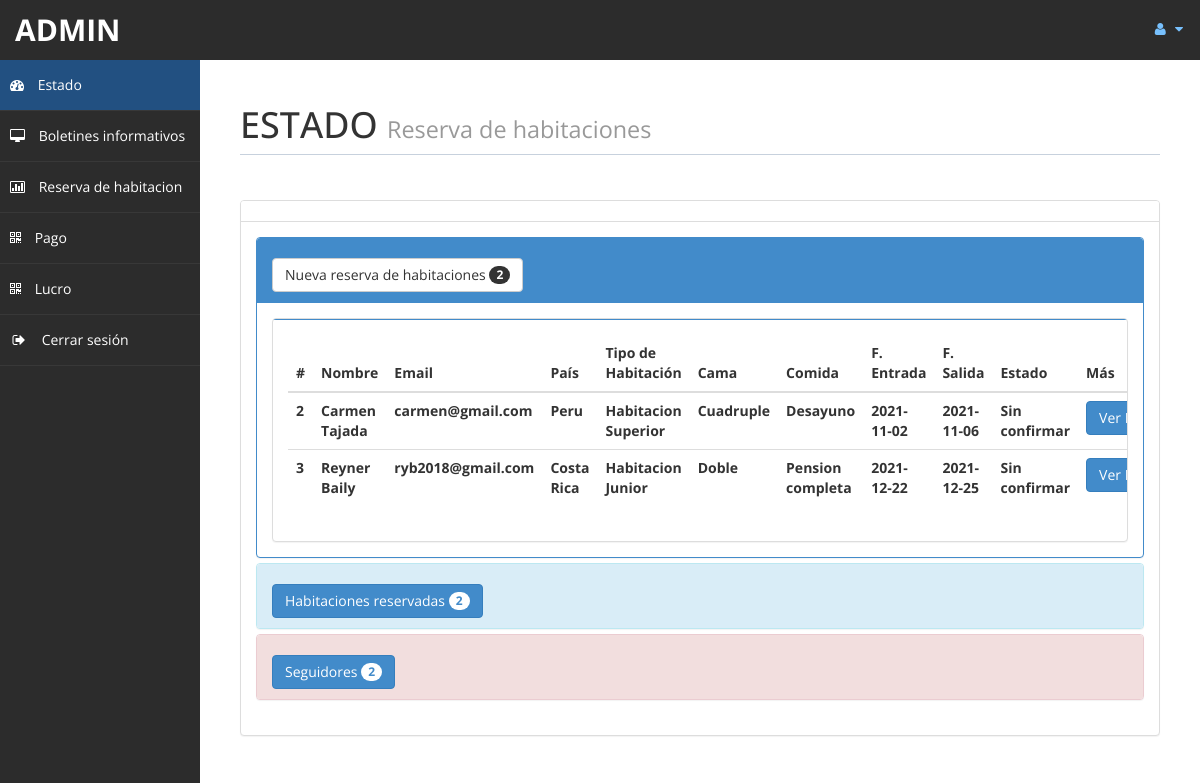
The page /admin/home.php (signed in) on the database its author committed.
### tables this page shows
CREATE TABLE `reservas` (
  `id` int(10) UNSIGNED NOT NULL,
  `id_cliente` int(10) UNSIGNED NOT NULL,
  `nro_habitacion` int(10) UNSIGNED NOT NULL,
  `comidas` varchar(30) DEFAULT NULL,
  `fecha_entrada` date DEFAULT NULL,
  `fecha_salida` date DEFAULT NULL,
  `estado` varchar(15) DEFAULT NULL,
  `cant_dias` int(11) DEFAULT NULL,
  
  CONSTRAINT PRIMARY KEY (`id`)

);

CREATE TABLE `clientes` (
  `id` int(10) UNSIGNED NOT NULL,
  `trato` varchar(5) DEFAULT NULL,
  `nombres` text,
  `apellidos` text,
  `email` varchar(200) DEFAULT NULL,
  `nacionalidad` varchar(50) DEFAULT NULL,
  `pais` varchar(40) DEFAULT NULL,
  `telef` text,
  
  CONSTRAINT PRIMARY KEY (`id`)
);

CREATE TABLE `habitaciones` (
  `id` int(10) UNSIGNED NOT NULL,                
  `tipo_habitacion` varchar(30) DEFAULT NULL,
  `tipo_cama` varchar(20) DEFAULT NULL,
  `estado_hab` varchar(20) DEFAULT NULL,

  CONSTRAINT PRIMARY KEY (`id`)

);

### admin/home.php (the view, shortened to what this page needs)
<!DOCTYPE html>
<html xmlns="http://www.w3.org/1999/xhtml">
<head>
    <link href="assets/css/bootstrap.css" rel="stylesheet" />
    <link href="assets/css/font-awesome.css" rel="stylesheet" />
    <link href="assets/js/morris/morris-0.4.3.min.css" rel="stylesheet" />
    <link href="assets/css/custom-styles.css" rel="stylesheet" />
</head>
<body>
    <div id="wrapper">
        <nav class="navbar navbar-default top-navbar" role="navigation">
            <div class="navbar-header">
                <a class="navbar-brand" href="home.php"> <?php echo $_SESSION["user"]; ?> </a>
            </div>
            <ul class="nav navbar-top-links navbar-right">
                <li class="dropdown">
                    <a class="dropdown-toggle" data-toggle="dropdown" href="#" aria-expanded="false">
                        <i class="fa fa-user fa-fw"></i> <i class="fa fa-caret-down"></i>
                    </a>
                </li>
            </ul>
        </nav>
        <nav class="navbar-default navbar-side" role="navigation">
            <div class="sidebar-collapse">
                <ul class="nav" id="main-menu">
                    <li>
                        <a class="active-menu" href="home.php"><i class="fa fa-dashboard"></i> Estado</a>
                    </li>
                    <li>
                        <a href="messages.php"><i class="fa fa-desktop"></i> Boletines informativos</a>
                    </li>
					<li>
                        <a href="roombook.php"><i class="fa fa-bar-chart-o"></i> Reserva de habitacion</a>
                    </li>
                    <li>
                        <a href="payment.php"><i class="fa fa-qrcode"></i> Pago</a>
                    </li>
                    <li>
                        <a  href="profit.php"><i class="fa fa-qrcode"></i> Lucro</a>
                    </li>
                    <li>
                        <a href="logout.php"><i class="fa fa-sign-out fa-fw"></i> Cerrar sesión</a>
                    </li>
                </ul>
            </div>
        </nav>
        <div id="page-wrapper">
            <div id="page-inner">
                <div class="row">
                    <div class="col-md-12">
                        <h1 class="page-header">
                            ESTADO <small>Reserva de habitaciones</small>
                        </h1>
                    </div>
                </div>
				<?php
                    include ('db.php');
                    $sql = "SELECT * FROM `reservas`";
                    $re = mysqli_query($con, $sql);
                    $c = 0;
                    while( $row=mysqli_fetch_array($re) ) {
                        $new = $row['estado'];
                        if($new=="Sin confirmar") {
                            $c = $c + 1;
                        }
                    }
				?>
				<div class="row">
                    <div class="col-md-12">
                        <div class="panel panel-default">
                            <div class="panel-heading"></div>
                            <div class="panel-body">
                                <div class="panel-group" id="accordion">
                                    <div class="panel panel-primary">
                                        <div class="panel-heading">
                                            <h4 class="panel-title">
                                                <a data-toggle="collapse" data-parent="#accordion" href="#collapseTwo">
                                                    <button class="btn btn-default" type="button">
                                                        Nueva reserva de habitaciones <span class="badge"><?php echo $c ; ?></span>
                                                    </button>
                                                </a>
                                            </h4>
                                        </div>
                                        <div id="collapseTwo" class="panel-collapse in" style="height: auto;">
                                            <div class="panel-body">
                                                <div class="panel panel-default">
                                                    <div class="panel-body">
                                                        <div class="table-responsive">
                                                        <table class="table">
                                                            <thead>
                                                                <tr>
                                                                    <th>#</th>
                                                                    <th>Nombre</th>
                                                                    <th>Email</th>
                                                                    <th>País</th>
                                                                    <th>Tipo de Habitación</th>
                                                                    <th>Cama</th>
                                                                    <th>Comida</th>
                                                                    <th>F. Entrada</th>
                                                                    <th>F. Salida</th>
                                                                    <th>Estado</th>
                                                                    <th>Más</th>
                                                                </tr>
                                                            </thead>
                                                            <tbody>
                                                            <?php
                                                                $tsql = "SELECT R.*, C.nombres, C.apellidos, C.email, C.pais, H.tipo_habitacion, H.tipo_cama FROM `reservas` R INNER JOIN `clientes` C ON R.id_cliente = C.id INNER JOIN `habitaciones` H on R.nro_habitacion = H.id";
                                                                $tre = mysqli_query($con, $tsql);
                                                                while( $trow=mysqli_fetch_array($tre) ) {
                                                                    $co = $trow['estado'];
                                                                    if($co== "Sin confirmar") {
                                                                        echo"<tr>
                                                                            <th>".$trow['id']."</th>
                                                                            <th>".$trow['nombres']." ".$trow['apellidos']."</th>
                                                                            <th>".$trow['email']."</th>
                                                                            <th>".$trow['pais']."</th>
                                                                            <th>".$trow['tipo_habitacion']."</th>
                                                                            <th>".$trow['tipo_cama']."</th>
                                                                            <th>".$trow['comidas']."</th>
                                                                            <th>".$trow['fecha_entrada']."</th>
                                                                            <th>".$trow['fecha_salida']."</th>
                                                                            <th>".$trow['estado']."</th>
                                                                            <th><a href='roombook.php?rid=".$trow['id']." ' class='btn btn-primary'>Ver Detalles</a></th>
                                                                            </tr>";
                                                                    }
                                                                }
                                                            ?>
                                                            </tbody>
                                                        </table>
                                                        </div>
                                                    </div>
                                                </div>
                                            </div>
                                        </div>
                                    </div>
                                    <?php
                                        $rsql = "SELECT * FROM `reservas`";
                                        $rre = mysqli_query($con,$rsql);
                                        $r =0;
                                        while( $row=mysqli_fetch_array($rre) ) {
                                            $br = $row['estado'];
                                            if($br=="Confirmado") {
                                                $r = $r + 1;
                                            }
                                        }
                                    ?>
                                    <div class="panel panel-info">
                                        <div class="panel-heading">
                                            <h4 class="panel-title">
                                                <a data-toggle="collapse" data-parent="#accordion" href="#collapseOne" class="collapsed">
                                                    <button class="btn btn-primary" type="button">
                                                        Habitaciones reservadas <span class="badge"><?php echo $r ; ?></span>
                                                    </button>
                                                </a>
                                            </h4>
                                        </div>
                                    </div>
                                    <?php
                                        $fsql = "SELECT * FROM `contacto`";
                                        $fre = mysqli_query($con, $fsql);
                                        $f = 0;
                                        while( $row=mysqli_fetch_array($fre) ){
                                            $f = $f + 1;
                                        }
                                    ?>
                                    <div class="panel panel-danger">
                                        <div class="panel-heading">
                                            <h4 class="panel-title">
                                                <a data-toggle="collapse" data-parent="#accordion" href="#collapseThree" class="collapsed">
                                                <button class="btn btn-primary" type="button">
                                                        Seguidores <span class="badge"><?php echo $f ; ?></span>
                                                </button>
                                                </a>
                                            </h4>
                                        </div>
                                    </div>
                                </div>
                            </div>
                        </div>
                    </div>
                </div>
            </div>
        </div>
    </div>
</body>
</html>

### admin/assets/css/custom-styles.css (style rules this page uses)
body { font-family: 'Open Sans', sans-serif; }
#wrapper { width: 100%; background: #2c2c2c; }
#page-wrapper { padding: 15px 15px; min-height: 600px; background:#fff; }
#page-inner { width:100%; margin:10px 20px 10px 0px; background-color:transparent; padding:10px; min-height:1200px; }
h1, .h1, h2, .h2, h3, .h3 { margin-top: 7px; margin-bottom: -5px; }
h4 { padding-top:10px; }
.page-header { padding-bottom: 9px; margin: 10px 0 45px; border-bottom: 1px solid #C7D1DD; }
.panel-default > .panel-heading { color: #000; background-color: #FFFFFF; border-color: #ddd; font-weight:bold; }
.top-navbar { margin:0px; }
.top-navbar .navbar-brand { color: #fff; width: 200px; text-align: left; height: 60px; font-size: 30px; font-weight: 700; text-transform: uppercase; line-height: 30px; }
.top-navbar .nav > li { position: relative; display: inline-block; }
.top-navbar .nav > li > a { position: relative; display: block; padding: 19px 15px; color: #77C0FD; }
.active-menu { background-color:#225081!important; }
.sidebar-collapse , .sidebar-collapse .nav { background:none; }
.sidebar-collapse .nav { padding:0; }
.sidebar-collapse .nav > li > a { color:#fff; background:transparent; text-shadow:none; }
.sidebar-collapse > .nav > li > a { padding:15px 10px; }
.sidebar-collapse > .nav > li { border-bottom: 1px solid rgba(107, 108, 109, 0.19); }
.navbar-side { border:none; background-color: transparent; }
.top-navbar { background: #2c2c2c; border-bottom:none; }
.top-navbar .nav > li > a > i { margin-right: 2px; }
.navbar-default { border:0px solid black; }
.navbar-header { background: #2c2c2c; }
.nav > li > a > i { margin-right:10px; }
@media (min-width:768px) { #page-wrapper { margin: 0 0 0 200px; padding: 15px 30px; min-height: 1200px; } }
@media (min-width:768px) { .navbar-side { z-index: 1; position: absolute; width: 200px; } }
@media (min-width:768px) { .navbar { border-radius: 0px; } }

### rows shown on the page
reservas: id "2", id_cliente.nombres "Carmen", id_cliente.apellidos "Tajada", id_cliente.email "carmen@gmail.com", id_cliente.pais "Peru", habitaciones.tipo_habitacion "Habitacion Superior", habitaciones.tipo_cama "Cuadruple", comidas "Desayuno", fecha_entrada "2021-11-02", fecha_salida "2021-11-06", estado "Sin confirmar"
reservas: id "3", id_cliente.nombres "Reyner", id_cliente.apellidos "Baily", id_cliente.email "ryb2018@gmail.com", id_cliente.pais "Costa Rica", habitaciones.tipo_habitacion "Habitacion Junior", habitaciones.tipo_cama "Doble", comidas "Pension completa", fecha_entrada "2021-12-22", fecha_salida "2021-12-25", estado "Sin confirmar"

### other values the page prints
$_SESSION["user"] "ADMIN"
$c "2"
$r "2"
$f "2"
